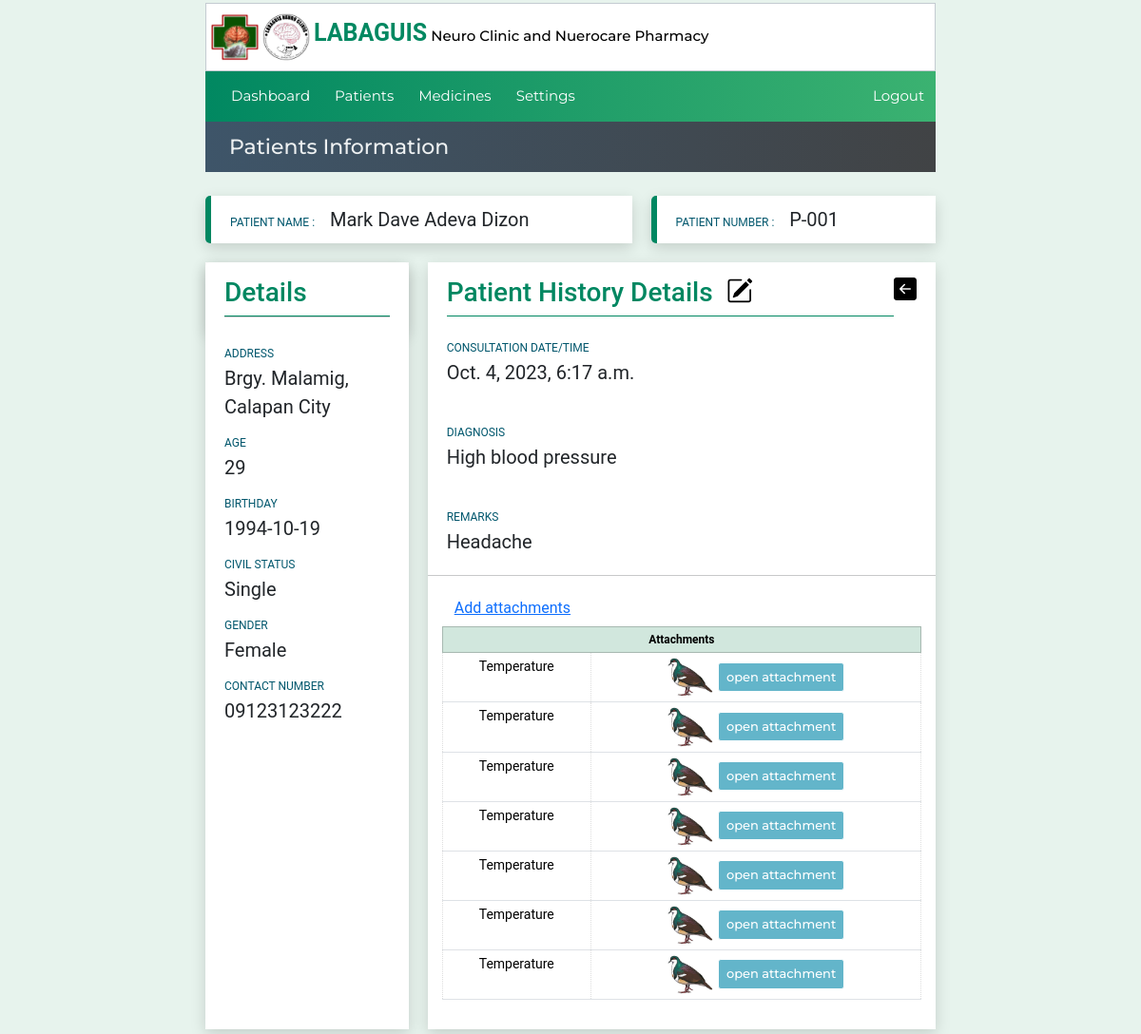
Page /patientinfo/22/medicalhistoryinfo/26 (signed in) on the committed database.
### website/models.py (models this page shows, shortened)
class Patient(models.Model):
    created_at = models.DateTimeField(auto_now_add=True)
    patient_code=models.CharField(max_length=50)
    first_name = models.CharField(max_length=50)
    middle_name = models.CharField(max_length=50)
    last_name = models.CharField(max_length=50)
    age = models.CharField(max_length=50)
    bday = models.CharField(max_length=50,default='')
    civil_status = models.CharField(max_length=50,default='')
    gender = models.CharField(max_length=50)
    address = models.CharField(max_length=100)
    contact_number = models.CharField(max_length=50)

class Patienthistory(models.Model):
    created_at = models.DateTimeField(auto_now_add=True)
    consultCounter = models.CharField(max_length=50)
    patient_code=models.CharField(max_length=50)
    diagnosis = models.TextField(default="*under observation",max_length=500,null=True, blank=True)
    remarks = models.TextField(max_length=500,null=True, blank=True)

class PatientsAttachments(models.Model):
    patient_code=models.CharField(max_length=50,null=True, blank=True)
    name = models.CharField(max_length=100,null=True, blank=True)
    consultCounter = models.CharField(max_length=50,null=True, blank=True)
    fileattachments = models.ImageField(null=True, blank=True)

### website/views.py (the view, shortened to what this page needs)
# urls.py: path('patientinfo/<int:pk>/medicalhistoryinfo/<int:pkHistory>',views.medicalhistoryinfo, name='medicalhistoryinfo'),
@login_required(login_url="loginuser")
def medicalhistoryinfo(request,pk,pkHistory):
    form =PatientsAttachmentsForm()
    context=patientinfoData(pk)
    patienthistory_Data= Patienthistory.objects.get(id=pkHistory)
    context['patient_history']= patienthistory_Data
    pCode= context['pCode']
    context['form']=form
    context['patient_history_attachments'] = PatientsAttachments.objects.filter(patient_code=pCode,consultCounter=patienthistory_Data.consultCounter)
    return render(request,'medicalhistoryinfo.html',context)

### website/views.py (called while the page is built)
def patientinfoData(pk):
    medicines_list = Medicinelist.objects.all()
    patient_record = Patient.objects.get(id=pk)
    medicationrecord = Prescription.objects.filter(patient_code=patient_record.patient_code)
    context = { 'medicationrecord': medicationrecord,
               'patient_record':patient_record,
               'medicines_list':medicines_list,
               'pCode':patient_record.patient_code,
               'pID':pk,
               }
    return context

### website/templates/medicalhistoryinfo.html (shortened to what this page needs)
{% extends 'patientinfo.html' %}
{% load custom_tags %}
{% load static %}
{% block btn-back %} <a href="javascript:history.go(-1)">
    <h4 style="color:black;"><i class="bi bi-arrow-left-square-fill"></i></h4>
</a>{% endblock btn-back %}
{% block title %}
<div class="lbl-details "><h3>Patient History Details &nbsp<a href="{% url "editmedicalhistory" pID patient_history.id  %}"><i class="bi iconcolor bi-pencil-square"></i></a></h3></div>
{% endblock title %}
{% block content1 %}
<div class="add_medicalhistorytable">
    <label class="lbl-pname">CONSULTATION DATE/TIME</label><br />
    <label class="value-pname">{{patient_history.created_at}} </label>
</div>
<div class="add_medicalhistorytable">
    <label class="lbl-pname">DIAGNOSIS</label><br />
    <label class="value-pname">{{patient_history.diagnosis}} </label>
</div>
<div class="add_medicalhistorytable">
    <label class="lbl-pname">REMARKS</label><br />
    <label class="value-pname">{{patient_history.remarks}} </label>
</div>
<hr>
<div class="medicalhistorytable">
     <button type="button" class="btn btn-link" data-bs-toggle="modal" data-bs-target="#add_attachments">Add attachments</button>
    <table id="table-medications" class="table table-sm table-bordered">
        <thead class="table-success">
          <th colspan="2">Attachments</th>
        </thead>
        <tbody>
            {% if patient_history_attachments %}
            {% for a in  patient_history_attachments%}
            <tr>
                <td>{{a.name}}</td>
                <td><img src="{{a.fileattachments.url}}" width="50"></img>
                  <a class="" id="link-view" type="button" href="{{a.fileattachments.url}}" target="_blank">
                    open attachment
                    </a>
                  </td>
            </tr>
            {% endfor %}
            {% else %}
            no attachements
            {% endif %}
        </tbody>
        </table>
</div>
{% endblock content1 %}

### website/templates/patientinfo.html (shortened to what this page needs)
{% extends 'index.html' %}
{% load custom_tags %}
{% block pagetitle %}Patients Information{% endblock pagetitle %}
{% block content %}
<div class="info-row1">
  <div class="col1-info">
    <label class="lbl-pname">PATIENT NAME : &nbsp &nbsp </label>
    <label class="value-pname"
      >{{patient_record.first_name}} {{patient_record.middle_name}}
      {{patient_record.last_name }}
    </label>
  </div>
  <div class="col2-info">
    <label class="lbl-pname">PATIENT NUMBER : &nbsp &nbsp</label>
    <label class="value-pname">{{patient_record.patient_code}} </label>
  </div>
</div>
<div class="info-row2">
  <div class="detials-container">
    <div class="pdetails-head">
      <div class="lbl-details"><h3>Details</h3></div><hr>
    </div>
    <div class="pdetails-body">
      <label class="lbl-pname">ADDRESS</label><br />
      <label class="value-pname">{{patient_record.address}} </label>
    </div>
    <div class="pdetails-body">
      <label class="lbl-pname">AGE</label><br />
      <label class="value-pname">{{patient_record.age}} </label>
    </div>
    <div class="pdetails-body">
      <label class="lbl-pname">BIRTHDAY</label><br />
      <label class="value-pname">{{patient_record.bday}} </label>
    </div>
    <div class="pdetails-body">
      <label class="lbl-pname">CIVIL STATUS</label><br />
      <label class="value-pname">{{patient_record.civil_status}} </label>
    </div>
    <div class="pdetails-body">
      <label class="lbl-pname">GENDER</label><br />
      <label class="value-pname">{{patient_record.gender}} </label>
    </div>
    <div class="pdetails-body">
      <label class="lbl-pname">CONTACT NUMBER</label><br />
      <label class="value-pname">{{patient_record.contact_number}} </label>
    </div>
  </div>
  <div class="details-history">
    <div class="phistory-head">
      {% block title %}{% endblock title %}
      {% block btn-back%}{% endblock  %}
    </div>
            {% block content1 %}{% endblock content1 %}
  </div>
</div>
{% endblock content %}

### website/static/style.css (style rules this page uses)
* { box-sizing:border-box; margin: 0; padding: 0; font-family: 'Roboto', sans-serif; }
body { background-color: #e7f3ed; }
header li,a,strong, button { font-family: 'Montserrat', sans-serif; font-weight: 500; font-size: 13px; color: #edf0f1; text-decoration: none; padding: 0px 0px; margin: 0px 0px; }
table { width: 100%; }
th { padding: 10px; font-size: 12px; color: black; background-color: #b4c3d33c; }
tr { font-size: 14px; }
td { border: 1px dotted #ddd; width: auto; }
#link-view { color: white; border: 1px solid white; padding: 5px 8px; background-color: #0087a99c; border-radius: 3px; }
.info-row1 { display: inline-flex; width: 100%; }
.info-row2 { display: inline-flex; width: 100%; }
.lbl-pname { font-size:12px; position: relative; color: #01576d; }
.value-pname { font-size: 20px; font-style: bold; }
.col1-info { margin: 20px 0; margin-right: 20px; padding: 10px 20px; background-color:white; width:60%; border-left: 6px solid rgb(0,135,97); border-radius: 5px 0 0 5px; box-shadow: 0 5px 15px 0 #00000026; }
.col2-info { margin: 20px 0; padding: 10px 20px; background-color:white; width:40%; border-left: 6px solid rgb(0,135,97); border-radius: 5px 0 0 5px; box-shadow: 0 5px 15px 0 #00000026; }
.pdetails-head { width: 100%; padding: 15px 20px; border-radius: 5px 5px 0 0; box-shadow: 0 5px 15px 0 #00000026; }
.pdetails-body { padding-left:20px; padding-top: 10px; background-color: white; width: 100%; }
.lbl-details { color: rgb(0,135,97); border-bottom: 1px solid rgb(0,135,97); width: 100%; }
.detials-container { margin-right: 20px; display: block; width: 40%; box-shadow: 0 5px 15px 0 #00000026; background-color:white; }
hr { margin: 0; padding: 0; }
.details-history { background-color:white; width: 100%; box-shadow: 0 5px 15px 0 #00000026; }
.phistory-head { display: inline-flex; width: 100%; padding: 15px 20px 0 20px; border-radius: 5px 5px 0 0; justify-content:space-between; }
.medicalhistorytable { padding: 15px; }
.add_medicalhistorytable { padding: 15px; margin: 5px; }
#table-medications { text-align: center; }
#table-medications th { vertical-align:middle; }
.iconcolor { color: black; font-size: 28px; }

### rows in the picture
Patient: first_name "Mark Dave", middle_name "Adeva", last_name "Dizon", patient_code "P-001", address "Brgy. Malamig, Calapan City", age "29", bday "1994-10-19", civil_status "Single", gender "Female", contact_number "09123123222"
Patienthistory: created_at "Oct. 4, 2023, 6:17 a.m.", diagnosis "High blood pressure", remarks "Headache"
PatientsAttachments: name "Temperature", fileattachments (picture)
PatientsAttachments: name "Temperature", fileattachments (picture)
PatientsAttachments: name "Temperature", fileattachments (picture)
PatientsAttachments: name "Temperature", fileattachments (picture)
PatientsAttachments: name "Temperature", fileattachments (picture)
PatientsAttachments: name "Temperature", fileattachments (picture)
PatientsAttachments: name "Temperature", fileattachments (picture)
